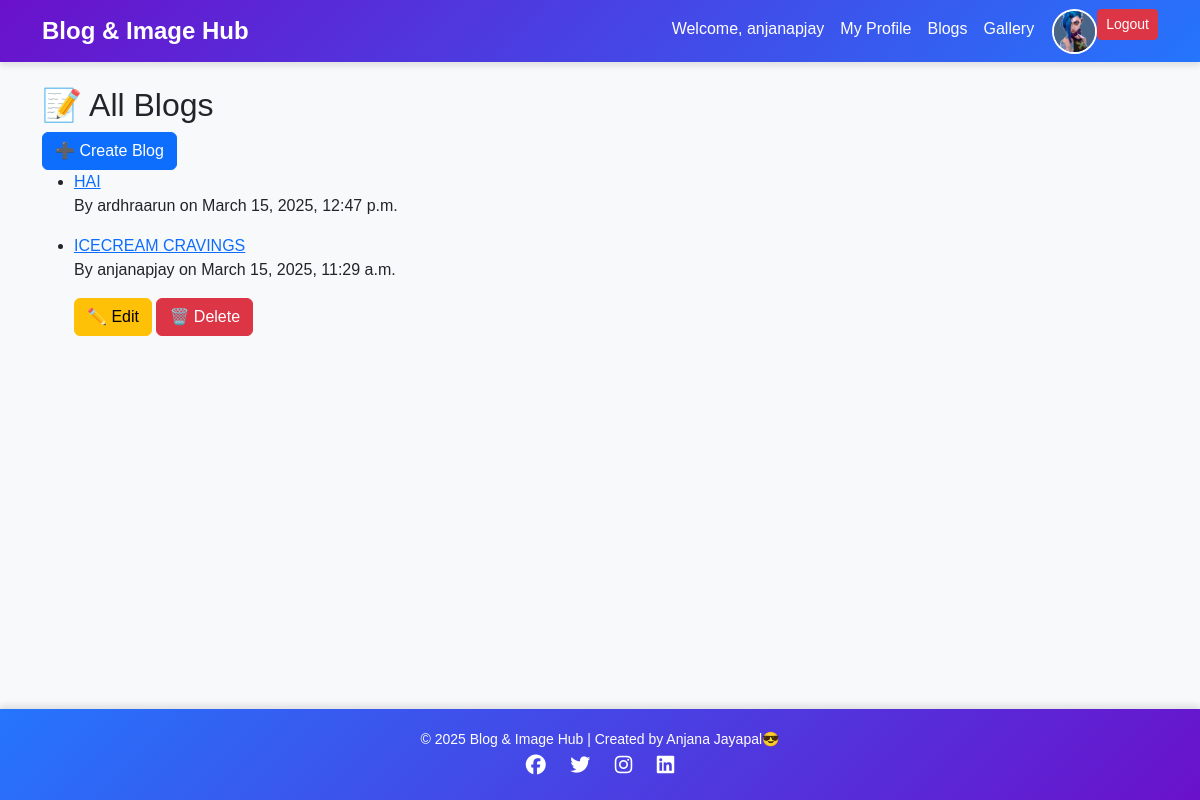
/blogs/ (signed in), run on the app's committed database.
### webapp/models.py (models this page shows, shortened)
class Profile(models.Model):
    user = models.OneToOneField(User, on_delete=models.CASCADE)
    contact_number = models.CharField(max_length=15, blank=True, null=True)
    profile_pic = models.ImageField(upload_to='profile_pics/', default='profile_pics/default.jpg')

class BlogPost(models.Model):
    author = models.ForeignKey(User, on_delete=models.CASCADE)  # Link to User model
    title = models.CharField(max_length=255)
    content = models.TextField()
    image = models.ImageField(upload_to='blog_images/', blank=True, null=True)
    created_at = models.DateTimeField(auto_now_add=True)
    updated_at = models.DateTimeField(auto_now=True)

### webapp/views.py (the view)
# urls.py: path('blogs/', views.blog_list, name='blog_list'),  # View all blogs
def blog_list(request):
    query = request.GET.get('q')  # Get search query
    posts = BlogPost.objects.all().order_by('-created_at')
    if query:
        posts = posts.filter(title__icontains=query)  # Search by title
    paginator = Paginator(posts, 5)  # Show 5 blogs per page
    page = request.GET.get('page')
    try:
        posts = paginator.page(page)
    except PageNotAnInteger:
        posts = paginator.page(1)  # Show first page if page number is not an integer
    except EmptyPage:
        posts = paginator.page(paginator.num_pages)  # Show last page if out of range
    return render(request, 'blog_list.html', {'posts': posts, 'query': query})

### templates/blog_list.html (shortened to what this page needs)
{% extends 'base.html' %}
{% block content %}
<h2>📝 All Blogs</h2>
{% if user.is_authenticated %}
    <a href="{% url 'webapp:create_blog' %}" class="btn btn-primary">➕ Create Blog</a>
{% endif %}
<ul>
    {% for post in posts %}
        <li>
            <a href="{% url 'webapp:blog_detail' post.id %}">{{ post.title }}</a>
            <p>By {{ post.author }} on {{ post.created_at }}</p>
            {% if user == post.author %}
                <a href="{% url 'webapp:edit_blog' post.id %}" class="btn btn-warning">✏️ Edit</a>
                <form action="{% url 'webapp:delete_blog' post.id %}" method="POST" style="display:inline;">
                    <button type="submit" class="btn btn-danger">🗑️ Delete</button>
                </form>
            {% endif %}
        </li>
    {% endfor %}
</ul>
{% endblock %}

### templates/base.html (shortened to what this page needs)
<!DOCTYPE html>
<html lang="en">
<head>
    <link rel="stylesheet" href="https://cdn.jsdelivr.net/npm/bootstrap@5.3.2/dist/css/bootstrap.min.css">
</head>
<body>
    <nav class="navbar navbar-expand-lg navbar-dark">
        <div class="container">
            <a class="navbar-brand" href="{% url 'webapp:home' %}">Blog & Image Hub</a>
            <div class="collapse navbar-collapse" id="navbarNav">
                <ul class="navbar-nav ms-auto">
                    {% if user.is_authenticated %}
                        <li class="nav-item"><a class="nav-link" href="#">Welcome, {{ user.username }}</a></li>
                        <li class="nav-item"><a class="nav-link" href="{% url 'webapp:view_profile' %}">My Profile</a></li>
                        <li class="nav-item"><a class="nav-link" href="{% url 'webapp:blog_list' %}">Blogs</a></li>
                        <li class="nav-item"><a class="nav-link" href="{% url 'webapp:image_gallery' %}">Gallery</a></li>
                        <li class="nav-item">
                            {% if user.profile.profile_pic %}
                                <img src="{{ user.profile.profile_pic.url }}" class="profile-pic" alt="image">
                            {% else %}
                                <img src="/media/default.jpg" class="profile-pic" alt="image">
                            {% endif %}
                        </li>
                        <li class="nav-item">
                            <form action="{% url 'webapp:logout' %}" method="POST" style="display:inline;">
                                <button type="submit" class="btn btn-danger btn-sm">Logout</button>
                            </form>
                        </li>
                    {% else %}
                        <li class="nav-item"><a class="nav-link btn-custom" href="{% url 'webapp:login' %}">Login</a></li>
                        <li class="nav-item"><a class="nav-link btn-custom" href="{% url 'webapp:register' %}">Register</a></li>
                    {% endif %}
                </ul>
            </div>
        </div>
    </nav>
    <div class="content-wrapper container my-4">
        {% block content %}{% endblock %}
    </div>
    <footer class="footer">
        <div class="container">
            <p>&copy; 2025 Blog & Image Hub | Created by Anjana Jayapal😎</p>
            <div class="social-icons">
                <a href="https://facebook.com" target="_blank"><i class="fab fa-facebook"></i></a>
                <a href="https://twitter.com" target="_blank"><i class="fab fa-twitter"></i></a>
                <a href="https://instagram.com" target="_blank"><i class="fab fa-instagram"></i></a>
                <a href="https://linkedin.com" target="_blank"><i class="fab fa-linkedin"></i></a>
            </div>
        </div>
    </footer>
</body>
</html>

### templates/base.html (style rules this page uses)
html, body { height: 100%; display: flex; flex-direction: column; font-family: 'Poppins', sans-serif; background-color: #f8f9fa; }
.content-wrapper { flex: 1; padding-bottom: 30px; }
.navbar { background: linear-gradient(135deg, #6a11cb, #2575fc); box-shadow: 0px 4px 6px rgba(0, 0, 0, 0.1); }
.navbar-brand { font-weight: bold; font-size: 1.5rem; }
.navbar-dark .navbar-nav .nav-link { color: white; font-weight: 500; transition: 0.3s; }
.profile-pic { width: 45px; height: 45px; border-radius: 50%; object-fit: cover; margin-left: 10px; border: 2px solid white; }
.footer { background: linear-gradient(135deg, #2575fc, #6a11cb); color: white; padding: 20px 0; text-align: center; margin-top: auto; box-shadow: 0px -4px 6px rgba(0, 0, 0, 0.1); }
.footer p { margin: 0; font-size: 14px; }
.footer .social-icons a { color: white; font-size: 20px; margin: 0 10px; transition: 0.3s; }

### data on the page
BlogPost: title "HAI", author "ardhraarun", created_at "March 15, 2025, 12:47 p.m."
BlogPost: title "ICECREAM CRAVINGS", author "anjanapjay", created_at "March 15, 2025, 11:29 a.m.", shows "✏️ Edit"

### other printed values
{{ user.username }} "anjanapjay"
